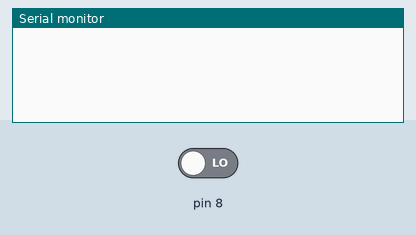
The sketch below on a simulated Arduino Uno, built with avr-gcc and run on an emulated ATmega328P. On the bench: the last lines printed to the serial monitor. The test bench sets the inputs (shaded band); at power-on: pin 8 LOW.

Above: at 1.2 s.
1.3 s: pin 8 driven HIGH
At 1.44 s:
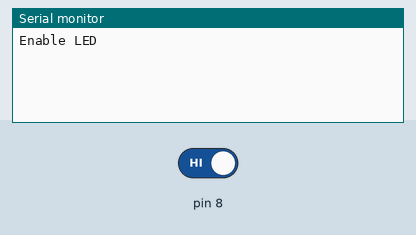
At 1.87 s:
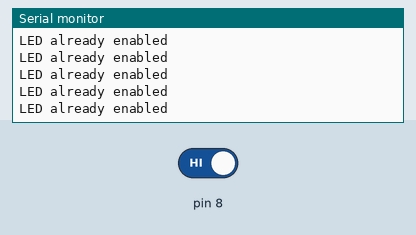

The sketch:

led_ir.ino
```cpp
#include <IRremote.h>

IRsend irsend;

long lastMotionMillis = 0;
bool ledEnabled = false;

void disableLed() {
  if (ledEnabled) {
    Serial.println("Disable LED");
    toggleLed();
  } else {
    Serial.println("LED already disabled");
  }
}

void enableLed() {
  if (ledEnabled) {
    Serial.println("LED already enabled");
  } else {
    Serial.println("Enable LED");
    toggleLed();
  }
}

void toggleLed() {
  ledEnabled = !ledEnabled;
  irsend.sendNEC(0xFF02FD, 32);
}

void setup() {
  pinMode(8, INPUT);
  Serial.begin(9600);
}


void loop() {
  for (;;) {
    if (lastMotionMillis > 0 && (millis() - lastMotionMillis > 60000)) {
      disableLed();
      lastMotionMillis = 0;
    } else if (digitalRead(8) == HIGH) {
      enableLed();
      lastMotionMillis = millis();
    }
    delay(100);
  }
}
```

Measured:
- after the input at 1.3 s, the serial monitor: prints a new line at once (image 1)
